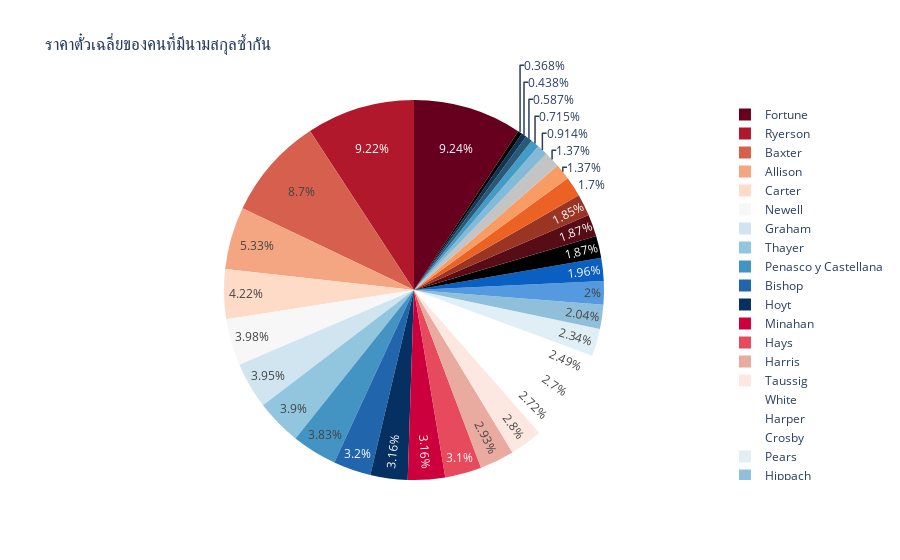

Write notebook code for a chart like this one.
### Code cell
### Quiz 8
split_lastname = df["Name"].str.split(", ").str[0]
df['lastName'] = split_lastname
lastname = df["lastName"]
sameLastName = df[lastname.isin(lastname[lastname.duplicated()])]
new_df =sameLastName.groupby('lastName').mean()

fig = px.pie(new_df, values='Fare', 
             names=new_df.index,
             title="ราคาตั๋วเฉลี่ยของคนที่มีนามสกุลซ้ำกัน",
             color_discrete_sequence=px.colors.sequential.RdBu)
fig.show()

### Figure 1 — Plotly figure (JSON) as saved in the notebook; plotly's stock layout.template omitted (floating-point values rounded to 4 significant figures)
{"data": [{"domain": {"x": [0, 1], "y": [0, 1]}, "hoverlabel": {"namelength": 0}, "hovertemplate": "label=%{label}<br>Fare=%{value}", "labels": ["Allison", "Andrews", "Baxter", "Becker", "Beckwith", "Bishop", "Brown", "Carter", "Chambers", "Crosby", "Dick", "Duff Gordon", "Fortune", "Futrelle", "Graham", "Harper", "Harris", "Hays", "Hippach", "Hoyt", "Minahan", "Moor", "Navratil", "Newell", "Pears", "Penasco y Castellana", "Ryerson", "Sandstrom", "Silvey", "Strom", "Taussig", "Thayer", "White"], "legendgroup": "", "name": "", "showlegend": true, "type": "pie", "values": [151.6, 38.98, 247.5, 39, 52.55, 91.08, 20.36, 120, 53.1, 71, 57, 48.26, 263, 53.1, 112.3, 76.73, 83.47, 88.33, 57.98, 90, 90, 12.47, 26, 113.3, 66.6, 108.9, 262.4, 16.7, 55.9, 10.46, 79.65, 110.9, 77.29]}], "layout": {"legend": {"tracegroupgap": 0}, "piecolorway": ["rgb(103,0,31)", "rgb(178,24,43)", "rgb(214,96,77)", "rgb(244,165,130)", "rgb(253,219,199)", "rgb(247,247,247)", "rgb(209,229,240)", "rgb(146,197,222)", "rgb(67,147,195)", "rgb(33,102,172)", "rgb(5,48,97)"], "title": {"text": "ราคาตั๋วเฉลี่ยของคนที่มีนามสกุลซ้ำกัน"}}}
